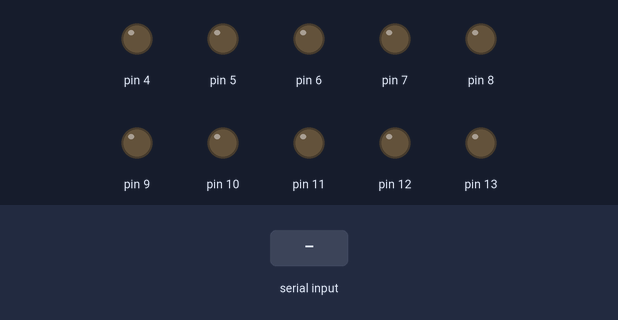
Simulated run of this sketch. Board: Arduino Uno, built with avr-gcc and run on an emulated ATmega328P. On the bench: output pins drawn as LEDs (lit = HIGH). Inputs (shaded band) come from the test bench. Pins used as bus, display or sensor lines are not drawn.

Above: at 1.2 s.
1.3 s: "2" received over Serial
At 2.0 s:
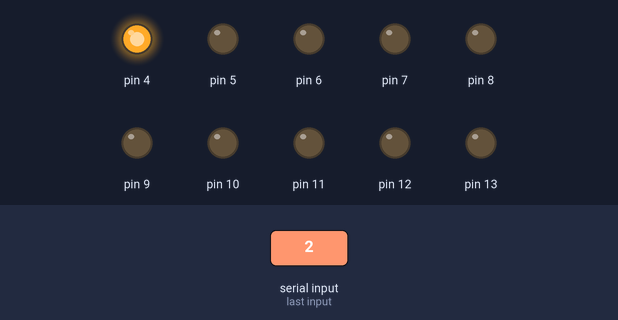
2.8 s: byte 97 ('a') received over Serial
At 3.8 s:
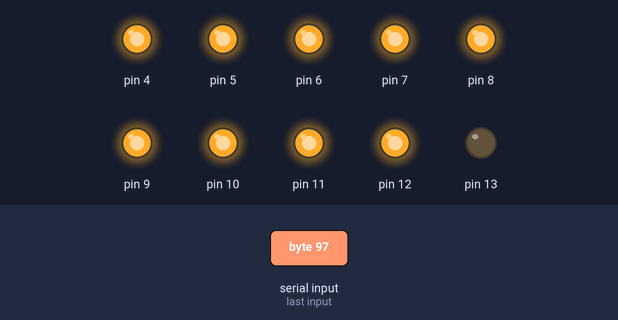
4.3 s: byte 98 ('b') received over Serial
At 5.0 s:
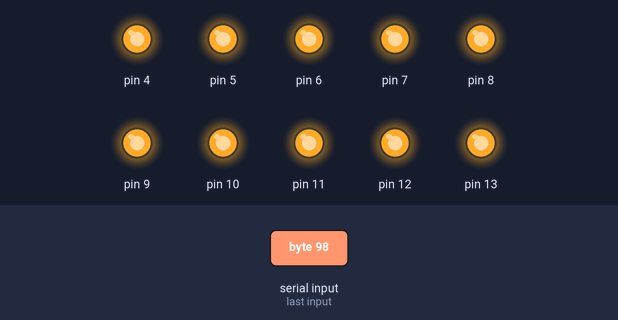
5.8 s: "3" received over Serial
At 6.7 s:
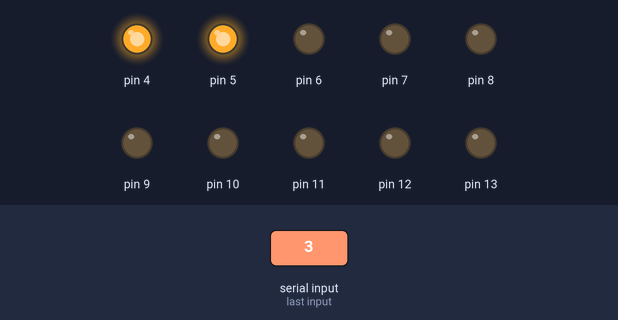
7.3 s: "4" received over Serial
At 8.0 s:
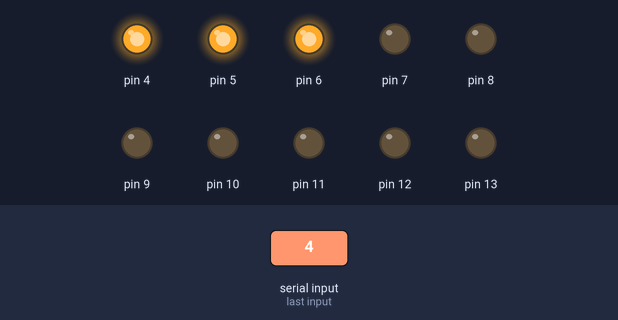
8.8 s: "5" received over Serial
At 9.2 s:
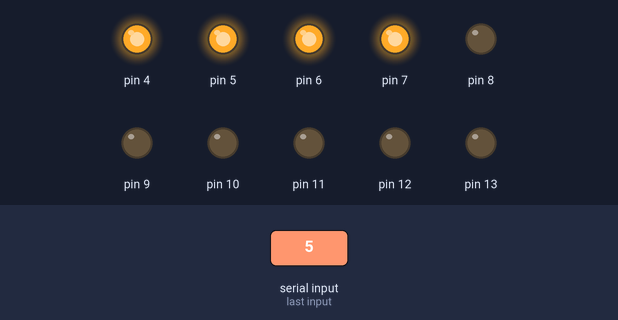
Timing chart, 0 to 11.3 s (numbered marks = the images above; inputs shaded):
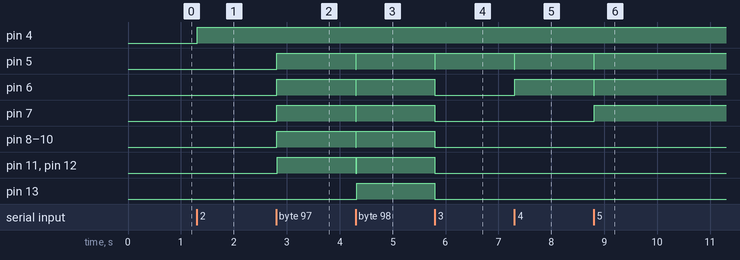

Measured:
- after the input at 1.3 s, pin 4: LOW → HIGH at once
- after the input at 2.8 s, pin 5–12: LOW → HIGH at once
- after the input at 4.3 s, pin 5–8: HIGH → LOW at once, → HIGH 0.01 s later; pin 9–12: HIGH → LOW at once, → HIGH 0.02 s later; pin 13: LOW → HIGH at once
- after the input at 5.8 s, pin 5: HIGH → LOW at once, → HIGH 0.01 s later; pin 6–13: HIGH → LOW at once
- after the input at 7.3 s, pin 5: HIGH → LOW at once, → HIGH 0.01 s later; pin 6: LOW → HIGH at once
- after the input at 8.8 s, pin 5, pin 6: HIGH → LOW at once, → HIGH 0.01 s later; pin 7: LOW → HIGH at once

The sketch:

arduino.ino
```cpp
#include <SoftwareSerial.h>

// pins 2,3 used for Serial communication with ESP32
SoftwareSerial espSerial(2, 3);

void setup() {
  // set pins 2-13 as output (each pin controls one LED)
  for(int pin = 2; pin <= 13; pin++){
    pinMode(pin, OUTPUT);
    digitalWrite(pin, LOW);  // all LEDs off at start
  }

  Serial.begin(9600);     // Serial monitor
  espSerial.begin(9600);  // Serial communication with ESP32
}

char data = 'o';  // current LED level, 'o' = all off

// turns on LEDs from pin 2 up to the given pin, turns rest off
void turn_on_leds(int pin){
  for(int i = 2; i <= 13; i++){
    digitalWrite(i, LOW);
  }
  for(int i = 2; i <= pin; i++){
    delay(2);
    digitalWrite(i, HIGH);
  }
  data = 'r';
}

void loop() {
  // read character from ESP32 if available
  if(Serial.available() > 0){
    data = (char) Serial.read();
  }

  // map character to LED pin count
  // 0-9 = pins 2-11, a = pin 12, b = pin 13, o = all off
  switch(data){
    case '0': turn_on_leds(2);  break;
    case '1': turn_on_leds(3);  break;
    case '2': turn_on_leds(4);  break;
    case '3': turn_on_leds(5);  break;
    case '4': turn_on_leds(6);  break;
    case '5': turn_on_leds(7);  break;
    case '6': turn_on_leds(8);  break;
    case '7': turn_on_leds(9);  break;
    case '8': turn_on_leds(10); break;
    case '9': turn_on_leds(11); break;
    case 'a': turn_on_leds(12); break;
    case 'b': turn_on_leds(13); break;
    case 'o': turn_on_leds(0);  break;
    default: break;
  }
}
```
